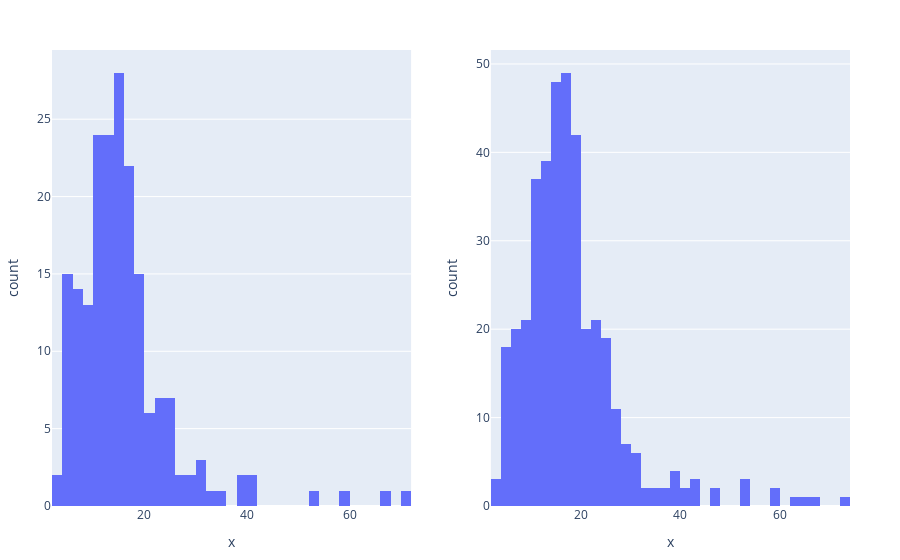

The cell this chart's notebook holds for it:
### Code cell
x2011 = timesData.student_staff_ratio[timesData.year == 2011]
x2012 = timesData.student_staff_ratio[timesData.year == 2012]

trace3 = Visualization(params={'x':x2011}, strategy='histogram')
trace4 = Visualization(params={'x':x2012}, strategy='histogram')

subplots1 = Subplots(figures=[trace3, trace4], titles=['figure 1', 'figure 2'], rows=1, cols=2)

sub1 = subplots1.subplots()

subplots1.show(sub1)

json = subplots1.send_json(sub1)
print(json)

### Figure 1 — Plotly figure (JSON) as saved in the notebook; plotly's stock layout.template omitted (floating-point values rounded to 4 significant figures; data arrays with more than 128 entries replaced by an {"elided": "..."} marker saying what was removed)
{"data": [{"alignmentgroup": "True", "bingroup": "x", "hovertemplate": "x=%{x}<br>count=%{y}<extra></extra>", "legendgroup": "", "marker": {"color": "#636efa", "pattern": {"shape": ""}}, "name": "", "offsetgroup": "", "orientation": "v", "showlegend": false, "type": "histogram", "x": {"elided": "200 float values"}, "xaxis": "x", "yaxis": "y"}, {"alignmentgroup": "True", "bingroup": "x", "hovertemplate": "x=%{x}<br>count=%{y}<extra></extra>", "legendgroup": "", "marker": {"color": "#636efa", "pattern": {"shape": ""}}, "name": "", "offsetgroup": "", "orientation": "v", "showlegend": false, "type": "histogram", "x": {"elided": "402 float values"}, "xaxis": "x2", "yaxis": "y2"}], "layout": {"annotations": [{"showarrow": false, "text": "figure 1", "x": 0.5, "xref": "x domain", "y": 1.15, "yref": "y domain"}, {"showarrow": false, "text": "figure 2", "x": 0.5, "xref": "x2 domain", "y": 1.15, "yref": "y2 domain"}], "autosize": true, "margin": {"b": 50, "l": 50, "r": 50, "t": 50}, "xaxis": {"anchor": "y", "domain": [0, 0.45], "title": {"text": "x"}}, "xaxis2": {"anchor": "y2", "domain": [0.55, 1], "title": {"text": "x"}}, "yaxis": {"anchor": "x", "domain": [0, 1], "title": {"text": "count"}}, "yaxis2": {"anchor": "x2", "domain": [0, 1], "title": {"text": "count"}}}}
